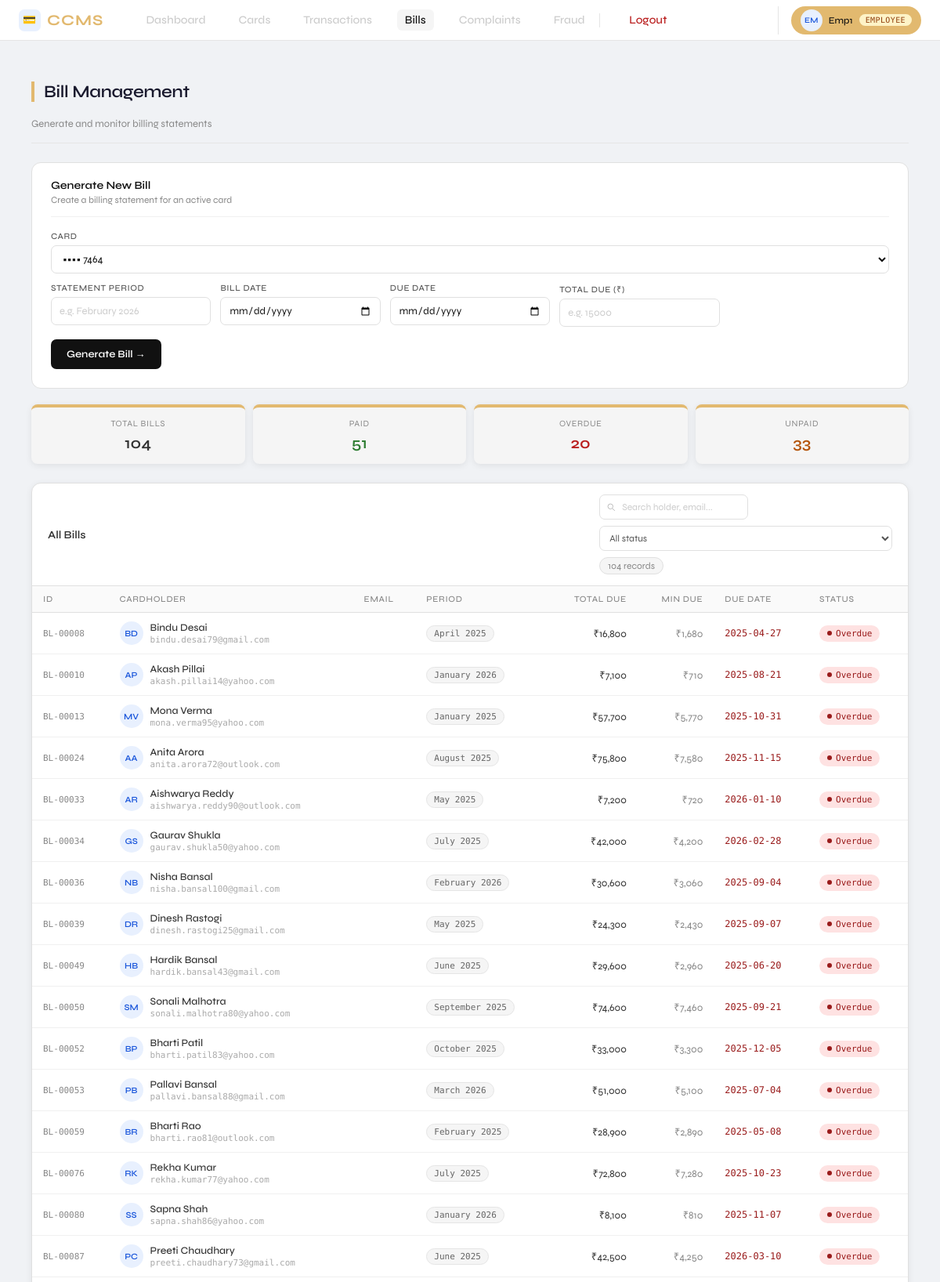
The app's page /employee/bills (signed in, upper part) with its own data.
### tables this page shows
CREATE TABLE BILL_STATEMENT(
        Bill_id          INTEGER PRIMARY KEY AUTOINCREMENT,
        Bill_date        TEXT NOT NULL,
        Due_date         TEXT NOT NULL,
        Total_due        REAL NOT NULL,
        Min_due          REAL NOT NULL,
        Bill_status      TEXT NOT NULL CHECK(Bill_status IN ('Paid','Unpaid','Overdue')),
        Statement_period TEXT NOT NULL,
        Card_no          TEXT NOT NULL REFERENCES CREDIT_CARD(Card_no) );

CREATE TABLE CARD_HOLDER(
        Holder_id      INTEGER PRIMARY KEY AUTOINCREMENT,
        F_name         TEXT NOT NULL,
        L_name         TEXT NOT NULL,
        DOB            TEXT NOT NULL,
        Gender         TEXT NOT NULL,
        Phone_no       TEXT NOT NULL UNIQUE,
        Email          TEXT NOT NULL UNIQUE,
        Address        TEXT,
        Annual_income  REAL,
        Credit_score   INTEGER CHECK(Credit_score BETWEEN 300 AND 900) );

### app.py (the view)
@app.route('/employee/bills')
@login_required
@role_required('employee')
def emp_bills():
    db = get_db()
    bills = db.execute("""
        SELECT B.*, CH.F_name||' '||CH.L_name AS holder_name, CH.Email
        FROM BILL_STATEMENT B
        JOIN CREDIT_CARD CC ON B.Card_no=CC.Card_no
        JOIN CARD_HOLDER CH ON CC.Holder_id=CH.Holder_id
        ORDER BY B.Bill_status
    """).fetchall()
    cards = db.execute(
        "SELECT Card_no FROM CREDIT_CARD WHERE Card_status='Active'"
    ).fetchall()
    db.close()
    return render_template('employee/bills.html', bills=bills, cards=cards)

### app.py (called while the page is built)
def get_db():
    conn = sqlite3.connect(DB)
    conn.row_factory = sqlite3.Row
    conn.execute("PRAGMA foreign_keys = ON")
    return conn

def login_required(f):
    @wraps(f)
    def decorated(*args, **kwargs):
        if 'user_id' not in session:
            flash('Please login first.', 'warning')
            return redirect(url_for('login'))
        return f(*args, **kwargs)
    return decorated

def role_required(*roles):
    def decorator(f):
        @wraps(f)
        def decorated(*args, **kwargs):
            if session.get('role') not in roles:
                flash('Access denied.', 'danger')
                return redirect(url_for('login'))
            return f(*args, **kwargs)
        return decorated
    return decorator

### templates/employee/bills.html (shortened to what this page needs)
{% extends "base.html" %}
{% block content %}
<div class="wrap">
  <div class="page-header">
    <div>
      <div class="page-title">Bill Management</div>
      <div class="page-sub">Generate and monitor billing statements</div>
    </div>
  </div>
  <div class="form-panel" style="margin-bottom:20px">
    <div class="form-panel-header">
      <div class="form-panel-title">Generate New Bill</div>
      <div class="form-panel-sub">Create a billing statement for an active card</div>
    </div>
    <form method="POST" action="{{ url_for('emp_generate_bill') }}">
      <div class="form-grid">
        <div class="form-group form-full">
          <label>Card</label>
          <select name="card_no">
            {% for c in cards %}
            <option value="{{ c.Card_no }}">•••• {{ c.Card_no[-4:] }}</option>
            {% endfor %}
          </select>
        </div>
        <div class="form-group">
          <label>Statement Period</label>
          <input name="statement_period" placeholder="e.g. February 2026" required>
        </div>
        <div class="form-group">
          <label>Bill Date</label>
          <input name="bill_date" type="date" required>
        </div>
        <div class="form-group">
          <label>Due Date</label>
          <input name="due_date" type="date" required>
        </div>
        <div class="form-group">
          <label>Total Due (₹)</label>
          <input name="total_due" type="number" placeholder="e.g. 15000" required>
        </div>
      </div>
      <button type="submit" class="btn-submit-form">Generate Bill &rarr;</button>
    </form>
  </div>
  <div class="stats-row">
    <div class="stat-card">
      <div class="stat-label">Total Bills</div>
      <div class="stat-val">{{ bills|length }}</div>
    </div>
    <div class="stat-card">
      <div class="stat-label">Paid</div>
      <div class="stat-val success">{{ bills|selectattr('Bill_status','eq','Paid')|list|length }}</div>
    </div>
    <div class="stat-card">
      <div class="stat-label">Overdue</div>
      <div class="stat-val danger">{{ bills|selectattr('Bill_status','eq','Overdue')|list|length }}</div>
    </div>
    <div class="stat-card">
      <div class="stat-label">Unpaid</div>
      <div class="stat-val warning">{{ bills|selectattr('Bill_status','eq','Unpaid')|list|length }}</div>
    </div>
  </div>
  <div class="card">
    <div class="card-head">
      <span class="card-head-title">All Bills</span>
      <div class="card-head-right">
        <div class="search-wrap">
          <input type="text" id="searchInput" placeholder="Search holder, email..."
                 oninput="filterTable()">
        </div>
        <select id="statusFilter" onchange="filterTable()" class="filter-select">
          <option value="">All status</option>
        </select>
        <span class="record-count" id="visibleCount">{{ bills|length }} records</span>
      </div>
    </div>
    <div class="table-scroll">
      <table id="billsTable">
        <thead>
          <tr>
            <th>ID</th>
            <th>Cardholder</th>
            <th>Email</th>
            <th>Period</th>
            <th style="text-align:right">Total Due</th>
            <th style="text-align:right">Min Due</th>
            <th>Due Date</th>
            <th>Status</th>
          </tr>
        </thead>
        <tbody>
          {% for b in bills %}
          <tr data-holder="{{ b.holder_name|lower }}"
              data-email="{{ b.Email|lower }}"
              data-status="{{ b.Bill_status }}">
            <td><span class="holder-id">BL-{{ "%05d"|format(b.Bill_id) }}</span></td>
            <td>
              <div class="avatar-wrap">
                <div class="avatar">{{ b.holder_name.split()[0][0] }}{{ b.holder_name.split()[-1][0] }}</div>
                <div>
                  <div class="holder-name">{{ b.holder_name }}</div>
                  <div class="email-sub">{{ b.Email }}</div>
                </div>
              </div>
            </td>
            <td><span class="mono email-col">{{ b.Email }}</span></td>
            <td><span class="period-pill">{{ b.Statement_period }}</span></td>
            <td style="text-align:right"><span class="amount">₹{{ "{:,.0f}".format(b.Total_due) }}</span></td>
            <td style="text-align:right"><span class="amount min">₹{{ "{:,.0f}".format(b.Min_due) }}</span></td>
            <td>
              <span class="mono {% if b.Bill_status == 'Overdue' %}text-danger{% endif %}">
                {{ b.Due_date }}
              </span>
            </td>
            <td>
              <span class="badge
                {% if b.Bill_status == 'Paid' %}badge-success
                {% elif b.Bill_status == 'Overdue' %}badge-danger
                {% else %}badge-warning{% endif %}">
                {{ b.Bill_status }}
              </span>
            </td>
          </tr>
          {% endfor %}
        </tbody>
      </table>
    </div>
  </div>
</div>
{% endblock %}

### static/style.css (style rules this page uses)
* { box-sizing: border-box; margin: 0; padding: 0; }
body { font-family: 'Segoe UI', sans-serif; background: #f0f2f5; color: #333; }
.page-title { font-size: 1.5rem; font-weight: 700; margin-bottom: 20px; color: #1a1a2e; border-left: 4px solid #e2b96f; padding-left: 12px; }
.stat-card { background: #fff; border-radius: 12px; padding: 20px; text-align: center; box-shadow: 0 2px 8px rgba(0,0,0,0.08); border-top: 4px solid #e2b96f; }
.card { background: #fff; border-radius: 12px; box-shadow: 0 2px 8px rgba(0,0,0,0.07); overflow: hidden; margin-bottom: 24px; }
table { width: 100%; border-collapse: collapse; font-size: 0.88rem; }
th { background: #f8f9fa; padding: 12px 14px; text-align: left; font-weight: 600; color: #555; border-bottom: 2px solid #e8e8e8; white-space: nowrap; }
td { padding: 11px 14px; border-bottom: 1px solid #f0f0f0; vertical-align: middle; }
.badge { display: inline-block; padding: 3px 10px; border-radius: 12px; font-size: 0.75rem; font-weight: 600; }
.badge-danger { background: #f8d7da; color: #721c24; }
.form-grid { display: grid; grid-template-columns: repeat(auto-fit, minmax(220px, 1fr)); gap: 16px; }
.form-group { display: flex; flex-direction: column; gap: 6px; }
label { font-size: 0.82rem; font-weight: 600; color: #555; }
input, select, textarea { padding: 9px 12px; border: 1.5px solid #ddd; border-radius: 8px; font-size: 0.88rem; width: 100%; }
.wrap { font-family: 'Syne', sans-serif; padding: 1.5rem 1rem; }
.page-header { display: flex; align-items: flex-end; justify-content: space-between; margin-bottom: 1.5rem; padding-bottom: 1rem; border-bottom: 0.5px solid #e5e5e5; }
.page-title { font-size: 22px; font-weight: 600; letter-spacing: -0.3px; }
.page-sub { font-size: 13px; color: #888; margin-top: 3px; }
.stats-row { display: grid; grid-template-columns: repeat(4, minmax(0, 1fr)); gap: 10px; margin-bottom: 1.5rem; }
.stat-card { background: #f5f5f5; border-radius: 8px; padding: 14px 16px; }
.stat-label { font-size: 11px; letter-spacing: 0.06em; text-transform: uppercase; color: #888; margin-bottom: 6px; }
.stat-val { font-size: 20px; font-weight: 600; }
.stat-val.success { color: #2e7d32; }
.stat-val.warning { color: #b45309; }
.stat-val.danger { color: #b91c1c; }
.card { background: #fff; border: 0.5px solid #e0e0e0; border-radius: 12px; overflow: hidden; }
.card-head { display: flex; align-items: center; justify-content: space-between; padding: 14px 20px; border-bottom: 0.5px solid #e0e0e0; }
.card-head-title { font-size: 14px; font-weight: 600; }
.record-count { font-size: 12px; color: #888; background: #f5f5f5; padding: 3px 10px; border-radius: 20px; border: 0.5px solid #e0e0e0; }
.table-scroll { overflow-x: auto; }
table { width: 100%; border-collapse: collapse; font-size: 13px; }
thead th { text-align: left; font-size: 11px; font-weight: 500; letter-spacing: 0.06em; text-transform: uppercase; color: #888; padding: 10px 14px; background: #fafafa; border-bottom: 0.5px solid #e0e0e0; white-space: nowrap; }
tbody tr { border-bottom: 0.5px solid #f0f0f0; transition: background 0.1s; }
tbody td { padding: 11px 14px; vertical-align: middle; white-space: nowrap; }
.holder-id { font-family: 'DM Mono', monospace; font-size: 11px; color: #888; }
.avatar-wrap { display: flex; align-items: center; gap: 9px; }
.avatar { width: 30px; height: 30px; border-radius: 50%; background: #e8f0fe; display: flex; align-items: center; justify-content: center; font-size: 11px; font-weight: 600; color: #1a56db; flex-shrink: 0; }
.holder-name { font-weight: 500; font-size: 13px; }
.mono { font-family: 'DM Mono', monospace; font-size: 12px; color: #666; }
.badge { display: inline-flex; align-items: center; gap: 5px; font-size: 11px; font-weight: 500; padding: 4px 10px; border-radius: 20px; font-family: 'DM Mono', monospace; }
.badge::before { content: ''; display: inline-block; width: 6px; height: 6px; border-radius: 50%; }
.badge-danger { background: #fee2e2; color: #991b1b; }
.badge-danger::before { background: #991b1b; }
.text-danger { color: #991b1b; }

### records on screen
BILL_STATEMENT: Bill_id "00008", holder_name "B", holder_name "D", holder_name "Bindu Desai", Email "bindu.desai79@gmail.com", Statement_period "April 2025", Total_due "16,800", Min_due "1,680", Due_date "2025-04-27", Bill_status "Overdue"
BILL_STATEMENT: Bill_id "00010", holder_name "A", holder_name "P", holder_name "Akash Pillai", Email "akash.pillai14@yahoo.com", Statement_period "January 2026", Total_due "7,100", Min_due "710", Due_date "2025-08-21", Bill_status "Overdue"
BILL_STATEMENT: Bill_id "00013", holder_name "M", holder_name "V", holder_name "Mona Verma", Email "mona.verma95@yahoo.com", Statement_period "January 2025", Total_due "57,700", Min_due "5,770", Due_date "2025-10-31", Bill_status "Overdue"
BILL_STATEMENT: Bill_id "00024", holder_name "A", holder_name "Anita Arora", Email "anita.arora72@outlook.com", Statement_period "August 2025", Total_due "75,800", Min_due "7,580", Due_date "2025-11-15", Bill_status "Overdue"
BILL_STATEMENT: Bill_id "00033", holder_name "A", holder_name "R", holder_name "Aishwarya Reddy", Email "aishwarya.reddy90@outlook.com", Statement_period "May 2025", Total_due "7,200", Min_due "720", Due_date "2026-01-10", Bill_status "Overdue"
BILL_STATEMENT: Bill_id "00034", holder_name "G", holder_name "S", holder_name "Gaurav Shukla", Email "gaurav.shukla50@yahoo.com", Statement_period "July 2025", Total_due "42,000", Min_due "4,200", Due_date "2026-02-28", Bill_status "Overdue"
BILL_STATEMENT: Bill_id "00036", holder_name "N", holder_name "B", holder_name "Nisha Bansal", Email "nisha.bansal100@gmail.com", Statement_period "February 2026", Total_due "30,600", Min_due "3,060", Due_date "2025-09-04", Bill_status "Overdue"
BILL_STATEMENT: Bill_id "00039", holder_name "D", holder_name "R", holder_name "Dinesh Rastogi", Email "dinesh.rastogi25@gmail.com", Statement_period "May 2025", Total_due "24,300", Min_due "2,430", Due_date "2025-09-07", Bill_status "Overdue"
BILL_STATEMENT: Bill_id "00049", holder_name "H", holder_name "B", holder_name "Hardik Bansal", Email "hardik.bansal43@gmail.com", Statement_period "June 2025", Total_due "29,600", Min_due "2,960", Due_date "2025-06-20", Bill_status "Overdue"
BILL_STATEMENT: Bill_id "00050", holder_name "S", holder_name "M", holder_name "Sonali Malhotra", Email "sonali.malhotra80@yahoo.com", Statement_period "September 2025", Total_due "74,600", Min_due "7,460", Due_date "2025-09-21", Bill_status "Overdue"
BILL_STATEMENT: Bill_id "00052", holder_name "B", holder_name "P", holder_name "Bharti Patil", Email "bharti.patil83@yahoo.com", Statement_period "October 2025", Total_due "33,000", Min_due "3,300", Due_date "2025-12-05", Bill_status "Overdue"
BILL_STATEMENT: Bill_id "00053", holder_name "P", holder_name "B", holder_name "Pallavi Bansal", Email "pallavi.bansal88@gmail.com", Statement_period "March 2026", Total_due "51,000", Min_due "5,100", Due_date "2025-07-04", Bill_status "Overdue"
BILL_STATEMENT: Bill_id "00059", holder_name "B", holder_name "R", holder_name "Bharti Rao", Email "bharti.rao81@outlook.com", Statement_period "February 2025", Total_due "28,900", Min_due "2,890", Due_date "2025-05-08", Bill_status "Overdue"
BILL_STATEMENT: Bill_id "00076", holder_name "R", holder_name "K", holder_name "Rekha Kumar", Email "rekha.kumar77@yahoo.com", Statement_period "July 2025", Total_due "72,800", Min_due "7,280", Due_date "2025-10-23", Bill_status "Overdue"
BILL_STATEMENT: Bill_id "00080", holder_name "S", holder_name "Sapna Shah", Email "sapna.shah86@yahoo.com", Statement_period "January 2026", Total_due "8,100", Min_due "810", Due_date "2025-11-07", Bill_status "Overdue"
BILL_STATEMENT: Bill_id "00087", holder_name "P", holder_name "C", holder_name "Preeti Chaudhary", Email "preeti.chaudhary73@gmail.com", Statement_period "June 2025", Total_due "42,500", Min_due "4,250", Due_date "2026-03-10", Bill_status "Overdue"

### other values on screen
{{ session.username[0]|upper }} "E"
{{ session.username[1]|upper if session.username|length > 1 else '' }} "M"
{{ session.username|capitalize }} "Emp1"
{{ session.role }} "EMPLOYEE"
{{ bills|length }} "104"
{{ bills|selectattr('Bill_status','eq','Paid')|list|length }} "51"
{{ bills|selectattr('Bill_status','eq','Overdue')|list|length }} "20"
{{ bills|selectattr('Bill_status','eq','Unpaid')|list|length }} "33"
